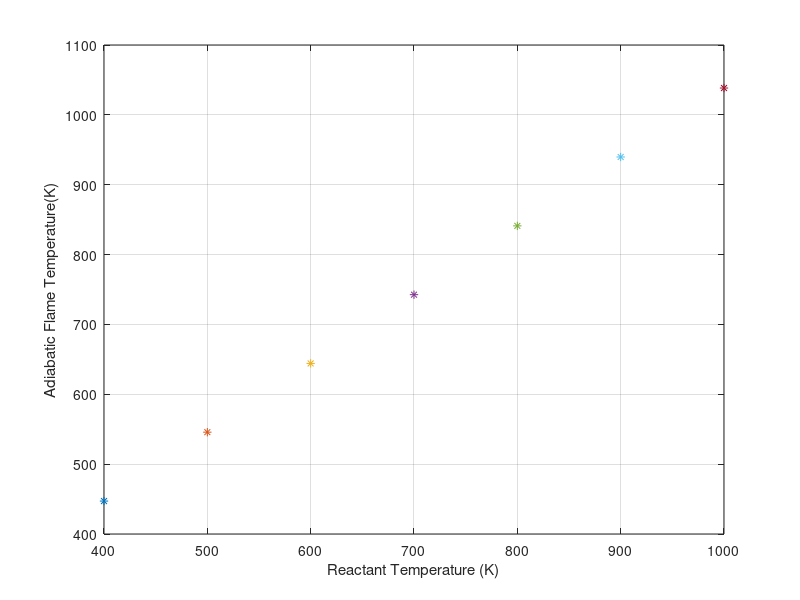
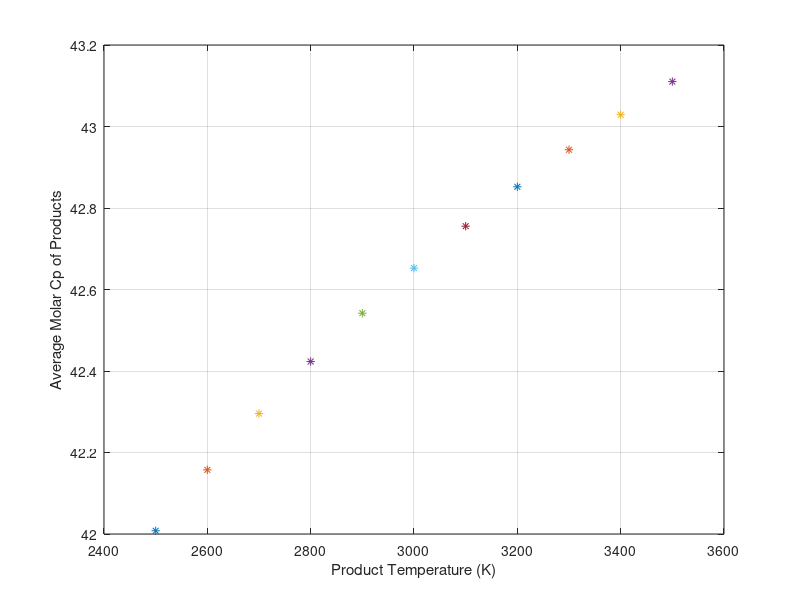
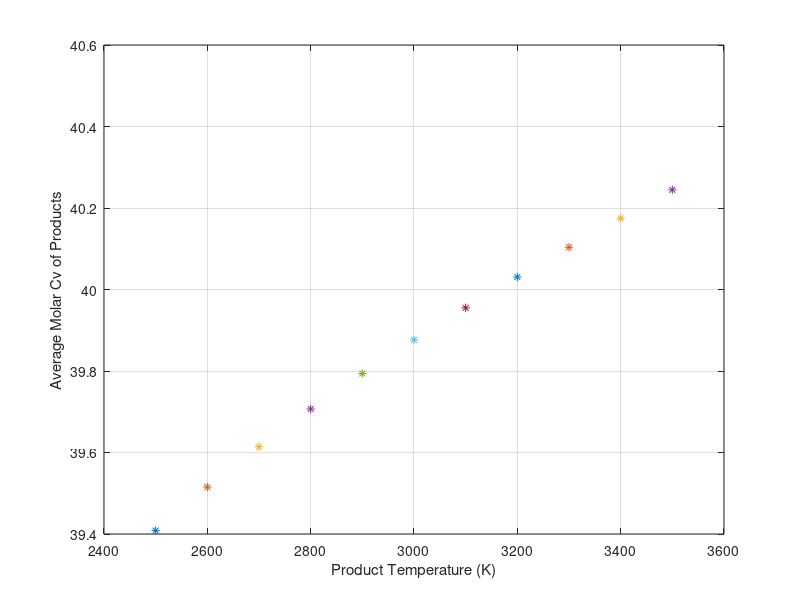
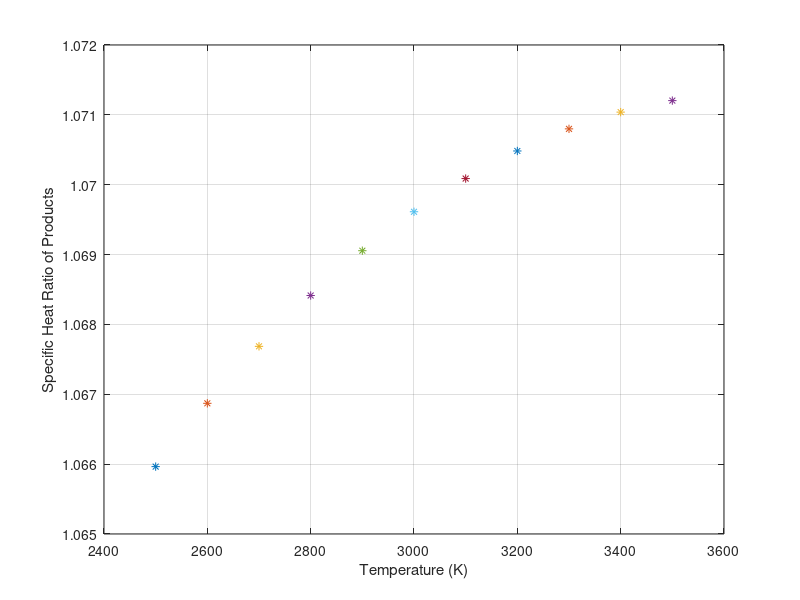

The MATLAB script that drew these images, in order:
%% Adiabatic flame temperature calculator %%
%% Using hydrocarbon fuels (C, H, N O) %%
%---------Notes---------%
%TO AUTOMATE:
%Make an array containing products and an array containing reactants
%Inputs required will include mole numbers for each molecule (stoichiometric combustion), molar mass of molecules, heats of formation of molecules, and molar Cp of products

    %----------ABS------------%

    molf = 1; %Moles of fuel (stoichiometric)
    molair = 24.107;
    molh2o = 2.425;
    molco2 = 3.85;
    moln2 = 19.26;
    
    molr = molf + molair;
    molp = molh2o + molco2 + moln2;
    
    %Molecular weights needed (kg/kmol)
    %Reactants
    mwabs = 57.07;
    mwair = 28.96;
    
    %Products
    mwh2o = 18.02;
    mwco2 = 44.01;
    mwn2 = 28.013;

    
    for(reacttemp = 400:100:1000)
        
        fprintf("------------REACTANT TEMPERATURE = %d K---------------", reacttemp);
        %---HEAT OF COMBUSTION CALCULATION---%

        %NEEDED:
        
        %Average molar Cp of products and reactants
        %Number of moles (total, reactants, products)
        %Temperature of reactants
        %Heats of formation of all molecules
        %Total moles of products
        %Mole fractions for each molecule
        
        cpair = 29.67 
        
        %HEAT OF FORMATION FOR EACH MOLECULE%

        %hf(molecule) = heat of formation for each molecule
        %Values found online

        hfn2 = 0;
        hfo2 = 0;
        hfco2 = -393520; %kJ/kmol
        hfh2o = -241820; %kJ/kmol
        hfabs = 62630; %kJ/kmol
        
        
        tstp = 273.15; %K
        
        %Molar Cp of molecules needed (CP VALUES CHANGE WITH TEMPERATURE,WILL BE INCORPORATED AT A LATER TIME)
        
        %Mass Cp values (kJ/kg*K)
        %Other values taken at 300K
        cpabs = 1.423; %Average value given, won't change with temperature
        
        %Molar Cp values
        mcpabs = cpabs*mwabs
        mcpair = cpair
        
        %Molar CP must be calculated for high temperatures
        x = reacttemp/100;
        mcph2o = 143.05 - (183.54 * (x^0.25)) + (82.751 * (x^ 0.5)) - (3.6989 * x)
        mcpco2 = -3.7357 + (30.529 * (x^0.5)) - (4.1034 * x) + (.024198 * (x^2))
        mcpn2 = 39.06 - (512.79 * (x^(-1.5))) + (1072.7 * (x^(-2))) - (820.4 * (x^(-3)))
        
        %Mole Fractions
        mfabs = molf/molr
        mfair = molair/molr
        mfh2o = molh2o/molp
        mfco2 = molco2/molp
        mfn2 = moln2/molp
        
        %Average Molar Cp values
        mcpr = (mfabs * mcpabs)  + (mfair * mcpair); %Reactants
        mcpp = (mfh2o * mcph2o) + (mfco2 * mcpco2) + (mfn2 * mcpn2)
        
        %HEAT OF COMBUSTION*
        
        %Long equation will be simplified into terms to eliminate chances of parentheses errors.
        
        %Followiing terms are number of moles multiplied by heat of formation
        %HEATS OF FORMATION FOR N2 AND O2 ARE ZERO
        
        %Products
        h2oterm = molh2o * hfh2o;
        co2term = molco2 * hfco2;
        
        
        %Reactants
        absterm = molf * hfabs;
        
        %Heat of reaction determined, then multiplied by -1 to get heat of combustion.
        
        molhrxn = h2oterm + co2term - absterm + (molp * mcpp * (reacttemp - tstp)) - (molr * mcpr * (reacttemp - tstp))
        
        hrxn = molhrxn/mwabs;
        
        hoc = hrxn * -1;
        
        fprintf("Heat of Combustion: %f kJ/kg\n", hoc)
        
       
        %---ADIABATIC FLAME TEMPERATURE---%
       
        
        %AFT Calculation
        
        aft = reacttemp + hoc/((molh2o * mcph2o) + (molco2 * mcpco2) + (moln2 * mcpn2));
        
        fprintf("ADIABATIC FLAME TEMP = %f K\n\n\n\n", aft);
       
        
        %---PLOTS---%
        
        figure(1)
        plot(reacttemp, aft, '*'); hold on
        grid on;
        xlabel('Reactant Temperature (K)');
        ylabel('Adiabatic Flame Temperature(K)');
        
%         figure(2)
%         plot(reacttemp, mcph2o, '*'); hold on
%         grid on;
%         xlabel('Temperature (K)');
%         ylabel('Molar Cp of H2O (kJ/kmol * K)');
%         
%         figure(3)
%         plot(reacttemp, mcpco2, '*'); hold on
%         grid on;
%         xlabel('Temperature (K)');
%         ylabel('Molar Cp of CO2 (kJ/kmol * K)');
%         
%         figure(4)
%         plot(reacttemp, mcpn2, '*'); hold on
%         grid on;
%         xlabel('Temperature (K)');
%         ylabel('Molar Cp of N2 (kJ/kmol * K)');
               
    end
    
for (temp = 2500:100:3500)
    
     cpabs = 1.423; %Average value given, won't change with temperature

    %Molar Cp values
    mcpabs = cpabs*mwabs
    mcpair = cpair

    %Molar CP must be calculated for high temperatures
    x = temp/100;
    mcph2o = 143.05 - (183.54 * (x^0.25)) + (82.751 * (x^ 0.5)) - (3.6989 * x)
    mcpco2 = -3.7357 + (30.529 * (x^0.5)) - (4.1034 * x) + (.024198 * (x^2))
    mcpn2 = 39.06 - (512.79 * (x^(-1.5))) + (1072.7 * (x^(-2))) - (820.4 * (x^(-3)))

    %Mole Fractions
    mfabs = molf/molr;
    mfair = molair/molr;
    mfh2o = molh2o/molp;
    mfco2 = molco2/molp;
    mfn2 = moln2/molp;

    %Average Molar Cp values
    mcpr = (mfabs * mcpabs)  + (mfair * mcpair); %Reactants
    mcpp = (mfh2o * mcph2o) + (mfco2 * mcpco2) + (mfn2 * mcpn2);
    

    %---IDEAL GAS VALUES---%

    Ru = 8.314; %kJ/kmol * K
    R_abs = Ru/mwabs;
    R_air = Ru/mwair;
    R_h2o = Ru/mwh2o;
    R_co2 = Ru/mwco2;
    R_n2 = Ru/mwn2;

    Cv_abs = mcpabs - R_abs;
    Cv_air = mcpair - R_air;
    Cv_h2o = mcpair - R_h2o;
    Cv_co2 = mcpco2 - R_co2;
    Cv_n2 = mcpn2 - R_n2;

    mcvp = (mfh2o * Cv_h2o) + (mfco2 * Cv_co2) + (mfn2 * Cv_n2);

    k = mcpp/mcvp;

    figure(5)
    plot(temp, mcpp, '*'); hold on
    grid on;
    xlabel('Product Temperature (K)');
    ylabel('Average Molar Cp of Products');

    figure(6)
    plot(temp, mcvp, '*'); hold on
    grid on;
    xlabel('Product Temperature (K)');
    ylabel('Average Molar Cv of Products');

    figure(7)
    plot(temp, k, '*'); hold on
    grid on;
    xlabel('Temperature (K)');
    ylabel('Specific Heat Ratio of Products');
    
end
 